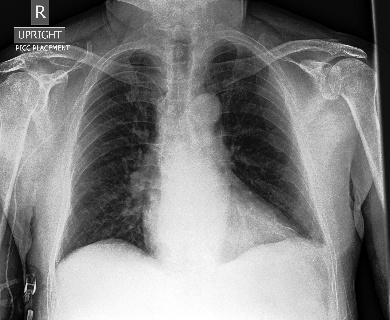
#> input picture Python Programming/Machine Learning/Lung Segmentation/Hull Convex/12.jpg, 390 x 320 px
$ python 'CH (copy).py'
#> lines starting #> are read from the running program, lines starting #| are printed output that depends on the picture; after the words box and inside, x2 and y2 are one past the last pixel; in counts of white or black regions, pixels touching at a corner belong together
import numpy as np
import cv2
from PIL import Image
from math import floor

def find_extremes(hull):
    l, r, b, t = 1000, 0, 1000, 0
    for elt in hull:
        if elt[0][0] < b:
            b = elt[0][0]
        if elt[0][0] >  t:
            t = elt[0][0]
        if elt[0][1] < l:
            l = elt[0][1]
        if elt[0][1] > r:
            r = elt[0][1]

    print( "\n", r - l, " ", t - b, " \n")

    return r - l, t - b, l, r, b, t

img = Image.open('12.jpg') # Can be many different formats.
#> img is the input picture: PIL image 390x320 L; min 0, max 255, mean 128
pix = img.load()
size = img.size
#> size = (390, 320)
src = cv2.imread("12_3_clusters_pix_only.jpg", 1) # read input image
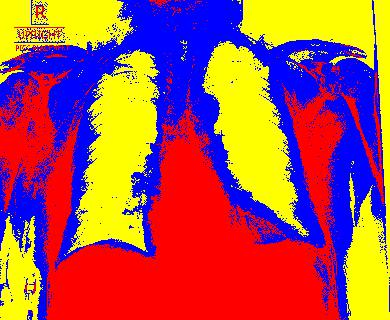
#> input picture Python Programming/Machine Learning/Lung Segmentation/Hull Convex/12_3_clusters_pix_only.jpg, 390 x 320 px
#> src is the input picture: shape (320, 390, 3); mean B, G, R 83.5, 86, 170

gray = cv2.cvtColor(src, cv2.COLOR_BGR2GRAY) # convert to grayscale
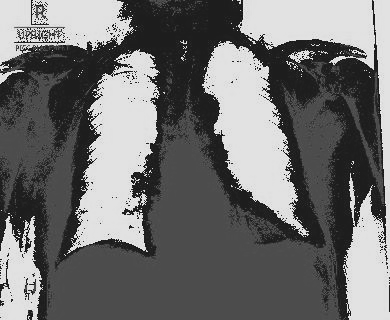
#> gray: shape (320, 390); min 3, max 252, mean 110.8
blur = cv2.blur(gray, (3, 3)) # blur the image
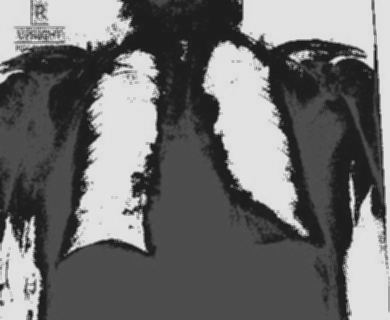
#> blur: shape (320, 390); min 27, max 229, mean 110.9
ret, thresh = cv2.threshold(blur, 50, 255, cv2.THRESH_BINARY)
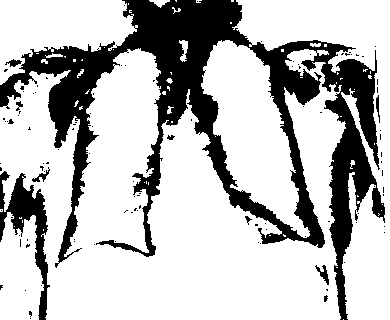
#> thresh: shape (320, 390); 73.9% white; 106 black regions (96 under 20 px)

# Finding contours for the thresholded image
contours, hierarchy = cv2.findContours(thresh, cv2.RETR_TREE, cv2.CHAIN_APPROX_SIMPLE)
#> contours = 195 contours, 176 with area under 20; largest, box (x1, y1, x2, y2) and area: (0, 48, 346, 320) 54458, (232, 0, 390, 320) 14410, (201, 40, 310, 238) 10152, (0, 0, 138, 85) 6665, (0, 212, 44, 320) 3555

# create hull array for convex hull points
hull = []

# [6 lines of commented-out code are left out]

print (src.shape)
#| (320, 390, 3)
#calculate points for each contour
for i in range(len(contours)):
    # creating convex hull object for each contour
    hull.append(cv2.convexHull(contours[i], False))
#> after the loop, hull = 195 contours, 171 with area under 20; largest, box (x1, y1, x2, y2) and area: (0, 48, 346, 320) 87316, (232, 0, 390, 320) 33181, (201, 40, 310, 238) 11727, (0, 0, 138, 85) 8356, (0, 212, 44, 320) 4100

#create an empty black image
drawing = np.zeros((thresh.shape[0], thresh.shape[1], 3), np.uint8)

#print(contours[21])
#print(hull[21][0][0][0])

tmp = []

# draw contours and hull points
for i in range(len(contours)):
    color_contours = (0, 255, 0) # green - color for contours
    color = (255, 255, 255) # blue - color for convex hull
    # draw ith contour
    width, height, l, r, b, t = find_extremes(hull[i])
    if(width < 240 and width > 130  and height  < 125 and height > 75):
        tmp.append(l)
        tmp.append(r)
        tmp.append(b)
        tmp.append(t)
       # find_extremes(hull[i])
        cv2.drawContours(drawing, contours, i, color_contours, 1, 8, hierarchy)
        # draw ith convex hull object
        cv2.drawContours(drawing, hull, i, color, 1, 8)
#> this loop made 195 passes
#> (l, r, b, t, width, height) on passes 1 to 3: (319, 319, 343, 343, 0, 0), (267, 267, 336, 337, 0, 1), (235, 235, 269, 270, 0, 1)
#|  0   0
#|  0   1
#|  0   1
#|  2   2
#|  1   0
#|  0   0
#|  2   0
#|  1   2
#> (further printed lines are left out)
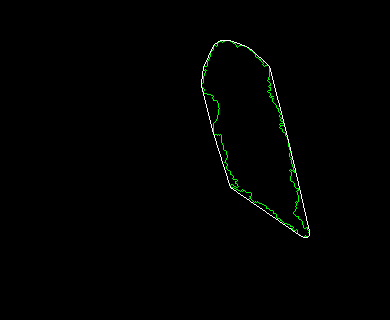
#> drawing: shape (320, 390, 3); mean of channels 0, 1, 2 0.9, 2, 0.9; drawn as B, G, R

print(len(tmp));
#| 4
cv2.imshow('drawing',drawing)

cv2.waitKey(0)

for i in range (0, size[0]):
    for j in range(0, size[1]):
#> (the run stopped early here; a loop or call above may not have finished)
